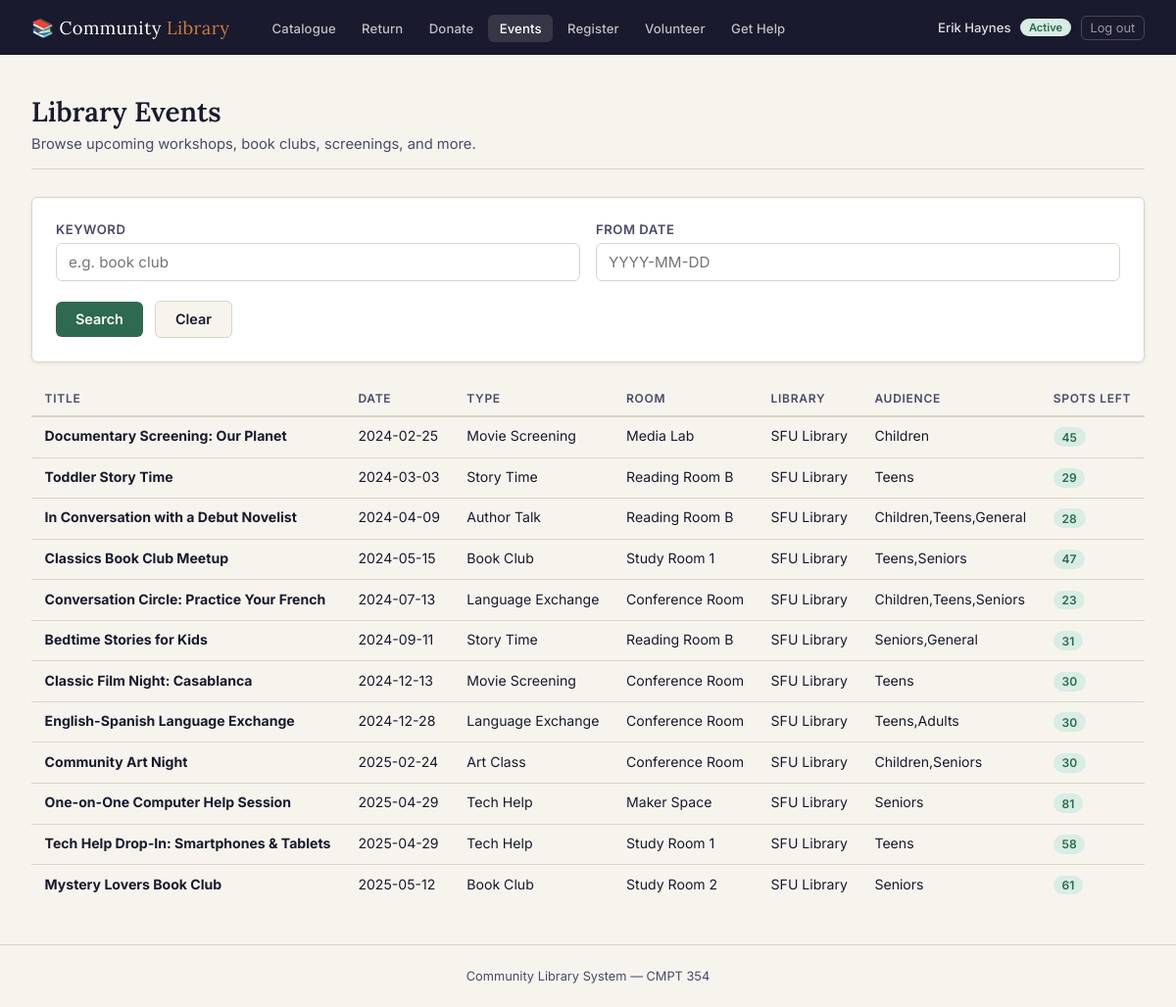
The page /events (signed in) on the database its author committed.
### tables this page shows
CREATE TABLE Member (
    member_id        INTEGER PRIMARY KEY AUTOINCREMENT,
    first_name       TEXT    NOT NULL,
    last_name        TEXT    NOT NULL,
    email            TEXT    NOT NULL UNIQUE,
    library_id       INTEGER NOT NULL REFERENCES Library(library_id) ON DELETE RESTRICT,
    member_status_id INTEGER NOT NULL REFERENCES Member_Status(member_status_id) ON DELETE RESTRICT
);

CREATE TABLE Member_Status (
    member_status_id INTEGER PRIMARY KEY AUTOINCREMENT,
    status_name      TEXT    NOT NULL UNIQUE        -- e.g. Active, Suspended, Expired
);

CREATE TABLE Event (
    event_id   INTEGER PRIMARY KEY AUTOINCREMENT,
    title      TEXT    NOT NULL,
    date       TEXT    NOT NULL,               -- ISO-8601
    event_type TEXT    NOT NULL,
    room_id    INTEGER NOT NULL REFERENCES Room(room_id) ON DELETE RESTRICT
);

### library_webapp/app.py (the view)
@app.route("/events")
def events():
    keyword   = request.args.get("keyword",   "").strip()
    from_date = request.args.get("from_date", "").strip()
    sql = """
        SELECT e.event_id,
               e.title,
               e.date,
               e.event_type,
               r.room_name,
               r.capacity,
               l.name AS library,
               COUNT(rf.member_id) AS registered,
               r.capacity - COUNT(rf.member_id) AS spots_left,
               GROUP_CONCAT(DISTINCT a.audience_type) AS audience
        FROM   Event e
        JOIN   Room    r  ON r.room_id    = e.room_id
        JOIN   Library l  ON l.library_id = r.library_id
        LEFT JOIN Registers_For rf ON rf.event_id   = e.event_id
        LEFT JOIN Targets        tg ON tg.event_id  = e.event_id
        LEFT JOIN Audience        a  ON a.audience_id = tg.audience_id
        WHERE  1=1
    """
    params = []
    if keyword:
        sql += " AND e.title LIKE ?"
        params.append(f"%{keyword}%")
    if from_date:
        sql += " AND e.date >= ?"
        params.append(from_date)
    sql += " GROUP BY e.event_id ORDER BY e.date"
    results = query(sql, params)
    return render_template("events.html", results=results,
                           keyword=keyword, from_date=from_date)

### library_webapp/app.py (called while the page is built)
def get_db():
    if "db" not in g:
        g.db = sqlite3.connect(DB_PATH)
        g.db.row_factory = sqlite3.Row
        g.db.execute("PRAGMA foreign_keys = ON;")
    return g.db

def query(sql, params=()):
    return get_db().execute(sql, params).fetchall()

def query_one(sql, params=()):
    return get_db().execute(sql, params).fetchone()

@app.context_processor
def inject_globals():
    try:
        libraries = query("SELECT library_id, name FROM Library ORDER BY name")
        types     = query("SELECT type_id, type_name FROM Type ORDER BY type_name")
    except Exception:
        libraries, types = [], []
    current_member = None
    if "member_id" in session:
        try:
            current_member = query_one(
                """SELECT m.member_id, m.first_name, m.last_name, ms.status_name
                   FROM Member m
                   JOIN Member_Status ms ON ms.member_status_id = m.member_status_id
                   WHERE m.member_id = ?""", (session["member_id"],)
            )
        except Exception:
            pass
    return dict(libraries=libraries, item_types=types, today=date.today().isoformat(),
                current_member=current_member)

### library_webapp/templates/events.html (shortened to what this page needs)
{% extends "base.html" %}
{% block content %}
<div class="page-header">
  <h1>Library Events</h1>
  <p>Browse upcoming workshops, book clubs, screenings, and more.</p>
</div>
<div class="card">
  <form method="get">
    <div class="form-grid">
      <div class="form-group">
        <label for="keyword">Keyword</label>
        <input type="text" id="keyword" name="keyword" value="{{ keyword }}" placeholder="e.g. book club">
      </div>
      <div class="form-group">
        <label for="from_date">From date</label>
        <input type="text" id="from_date" name="from_date" value="{{ from_date }}" placeholder="YYYY-MM-DD">
      </div>
    </div>
    <div class="form-actions">
      <button type="submit" class="btn btn-primary">Search</button>
      <a href="{{ url_for('events') }}" class="btn btn-secondary">Clear</a>
    </div>
  </form>
</div>
{% if results %}
<div class="table-wrap">
  <table>
    <thead>
      <tr><th>Title</th><th>Date</th><th>Type</th><th>Room</th><th>Library</th><th>Audience</th><th>Spots left</th></tr>
    </thead>
    <tbody>
      {% for r in results %}
      <tr>
        <td><strong>{{ r['title'] }}</strong></td>
        <td>{{ r['date'] }}</td>
        <td>{{ r['event_type'] }}</td>
        <td>{{ r['room_name'] }}</td>
        <td>{{ r['library'] }}</td>
        <td>{{ r['audience'] or '—' }}</td>
        <td>
          {% if r['spots_left'] and r['spots_left'] > 0 %}
            <span class="badge badge-green">{{ r['spots_left'] }}</span>
          {% else %}
            <span class="badge badge-grey">Full</span>
          {% endif %}
        </td>
      </tr>
      {% endfor %}
    </tbody>
  </table>
</div>
{% else %}
<div class="empty-state">
  <div class="icon">📅</div>
  <p>No events found. Try adjusting your search.</p>
</div>
{% endif %}
{% endblock %}

### library_webapp/templates/base.html (shortened to what this page needs)
<!DOCTYPE html>
<html lang="en">
<head>
</head>
<body>
  <nav>
    <a class="nav-brand" href="{{ url_for('index') }}">&#128218; Community <span>Library</span></a>
    <ul class="nav-links">
      <li><a href="{{ url_for('items') }}"      {% if request.endpoint in ('items', 'borrow') %}class="active"{% endif %}>Catalogue</a></li>
      <li><a href="{{ url_for('return_item') }}"{% if request.endpoint == 'return_item'%}class="active"{% endif %}>Return</a></li>
      <li><a href="{{ url_for('donate') }}"     {% if request.endpoint == 'donate'     %}class="active"{% endif %}>Donate</a></li>
      <li><a href="{{ url_for('events') }}"     {% if request.endpoint == 'events'     %}class="active"{% endif %}>Events</a></li>
      <li><a href="{{ url_for('register') }}"   {% if request.endpoint == 'register'   %}class="active"{% endif %}>Register</a></li>
      <li><a href="{{ url_for('volunteer') }}"  {% if request.endpoint == 'volunteer'  %}class="active"{% endif %}>Volunteer</a></li>
      <li><a href="{{ url_for('ask_help') }}"   {% if request.endpoint == 'ask_help'   %}class="active"{% endif %}>Get Help</a></li>
    </ul>
    <div class="nav-user">
      {% if current_member %}
        <span class="nav-member-name">{{ current_member['first_name'] }} {{ current_member['last_name'] }}</span>
        <span class="badge {% if current_member['status_name'] == 'Active' %}badge-green{% elif current_member['status_name'] == 'Suspended' %}badge-warm{% else %}badge-grey{% endif %}">
          {{ current_member['status_name'] }}
        </span>
        <a href="{{ url_for('logout') }}" class="nav-logout">Log out</a>
      {% else %}
        <a href="{{ url_for('login') }}" class="nav-login">Log in</a>
      {% endif %}
    </div>
  </nav>
  <main>
    {% block content %}{% endblock %}
  </main>
  <footer>Community Library System &mdash; CMPT 354</footer>
</body>
</html>

### library_webapp/templates/base.html (style rules this page uses)
*, *::before, *::after { box-sizing: border-box; margin: 0; padding: 0; }
:root { --ink: #1a1a2e; --ink-soft: #4a4a6a; --rule: #d8d4c8; --parchment: #f7f4ee; --page: #ffffff; --accent: #2d6a4f; --accent-lt: #d8ede3; --warm: #c77c3a; --warn-bg: #fef3e2; --error-bg: #fdecea; --error: #b33a2e; --radius: 6px; --shadow: 0 1px 4px rgba(26,26,46,.08); }
body { font-family: 'Inter', sans-serif; background: var(--parchment); color: var(--ink); min-height: 100vh; display: flex; flex-direction: column; }
nav { background: var(--ink); padding: 0 2rem; display: flex; align-items: center; gap: 2rem; height: 56px; position: sticky; top: 0; z-index: 100; }
.nav-brand { font-family: 'Lora', serif; font-size: 1.15rem; color: #fff; text-decoration: none; letter-spacing: .02em; white-space: nowrap; }
.nav-brand span { color: var(--warm); }
.nav-links { display: flex; gap: .25rem; flex-wrap: wrap; list-style: none; }
.nav-links a { color: rgba(255,255,255,.72); text-decoration: none; font-size: .82rem; font-weight: 500; padding: .35rem .7rem; border-radius: var(--radius); transition: background .15s, color .15s; letter-spacing: .01em; }
.nav-links a:hover, .nav-links a.active { background: rgba(255,255,255,.12); color: #fff; }
.nav-user { margin-left: auto; display: flex; align-items: center; gap: .6rem; flex-shrink: 0; white-space: nowrap; }
.nav-member-name { font-size: .82rem; color: rgba(255,255,255,.85); font-weight: 500; }
.nav-user .badge { font-size: .7rem; }
.nav-user a.nav-logout { color: rgba(255,255,255,.55); text-decoration: none; font-size: .8rem; padding: .25rem .55rem; border: 1px solid rgba(255,255,255,.2); border-radius: var(--radius); transition: background .15s, color .15s; }
main { flex: 1; padding: 2.5rem 2rem; width: 100%; }
.page-header { margin-bottom: 1.75rem; padding-bottom: 1rem; border-bottom: 1px solid var(--rule); }
.page-header h1 { font-family: 'Lora', serif; font-size: 1.75rem; font-weight: 600; color: var(--ink); }
.page-header p { margin-top: .35rem; color: var(--ink-soft); font-size: .92rem; }
.card { background: var(--page); border: 1px solid var(--rule); border-radius: var(--radius); padding: 1.5rem; box-shadow: var(--shadow); }
.form-grid { display: grid; grid-template-columns: 1fr 1fr; gap: 1rem; }
.form-group { display: flex; flex-direction: column; gap: .4rem; }
label { font-size: .82rem; font-weight: 600; color: var(--ink-soft); letter-spacing: .04em; text-transform: uppercase; }
input[type=text], input[type=number], select, textarea { border: 1px solid var(--rule); border-radius: var(--radius); padding: .55rem .75rem; font-size: .95rem; font-family: inherit; color: var(--ink); background: var(--page); transition: border-color .15s; width: 100%; }
.btn { display: inline-flex; align-items: center; gap: .45rem; padding: .6rem 1.25rem; border-radius: var(--radius); font-size: .9rem; font-weight: 600; cursor: pointer; border: none; text-decoration: none; transition: filter .15s, transform .1s; font-family: inherit; }
.btn-primary { background: var(--accent); color: #fff; }
.btn-secondary { background: var(--parchment); color: var(--ink); border: 1px solid var(--rule); }
.form-actions { margin-top: 1.25rem; display: flex; gap: .75rem; align-items: center; }
.table-wrap { overflow-x: auto; margin-top: 1.25rem; }
table { width: 100%; border-collapse: collapse; font-size: .88rem; }
thead th { text-align: left; padding: .6rem .85rem; font-size: .75rem; font-weight: 600; letter-spacing: .06em; text-transform: uppercase; color: var(--ink-soft); border-bottom: 2px solid var(--rule); background: var(--parchment); }
tbody tr { border-bottom: 1px solid var(--rule); }
tbody tr:last-child { border-bottom: none; }
tbody td { padding: .65rem .85rem; vertical-align: top; }
.badge { display: inline-block; padding: .15rem .55rem; border-radius: 20px; font-size: .75rem; font-weight: 600; }
.badge-green { background: var(--accent-lt); color: var(--accent); }
footer { text-align: center; padding: 1.5rem; font-size: .8rem; color: var(--ink-soft); border-top: 1px solid var(--rule); }

### rows shown on the page
Member: first_name "Erik", last_name "Haynes"
Member_Status: status_name "Active"
Event: title "Documentary Screening: Our Planet", date "2024-02-25", event_type "Movie Screening", room_name "Media Lab", library "SFU Library", r "Children", spots_left "45"
Event: title "Toddler Story Time", date "2024-03-03", event_type "Story Time", room_name "Reading Room B", library "SFU Library", r "Teens", spots_left "29"
Event: title "In Conversation with a Debut Novelist", date "2024-04-09", event_type "Author Talk", room_name "Reading Room B", library "SFU Library", r "Children,Teens,General", spots_left "28"
Event: title "Classics Book Club Meetup", date "2024-05-15", event_type "Book Club", room_name "Study Room 1", library "SFU Library", r "Teens,Seniors", spots_left "47"
Event: title "Conversation Circle: Practice Your French", date "2024-07-13", event_type "Language Exchange", room_name "Conference Room", library "SFU Library", r "Children,Teens,Seniors", spots_left "23"
Event: title "Bedtime Stories for Kids", date "2024-09-11", event_type "Story Time", room_name "Reading Room B", library "SFU Library", r "Seniors,General", spots_left "31"
Event: title "Classic Film Night: Casablanca", date "2024-12-13", event_type "Movie Screening", room_name "Conference Room", library "SFU Library", r "Teens", spots_left "30"
Event: title "English-Spanish Language Exchange", date "2024-12-28", event_type "Language Exchange", room_name "Conference Room", library "SFU Library", r "Teens,Adults", spots_left "30"
Event: title "Community Art Night", date "2025-02-24", event_type "Art Class", room_name "Conference Room", library "SFU Library", r "Children,Seniors", spots_left "30"
Event: title "One-on-One Computer Help Session", date "2025-04-29", event_type "Tech Help", room_name "Maker Space", library "SFU Library", r "Seniors", spots_left "81"
Event: title "Tech Help Drop-In: Smartphones & Tablets", date "2025-04-29", event_type "Tech Help", room_name "Study Room 1", library "SFU Library", r "Teens", spots_left "58"
Event: title "Mystery Lovers Book Club", date "2025-05-12", event_type "Book Club", room_name "Study Room 2", library "SFU Library", r "Seniors", spots_left "61"
